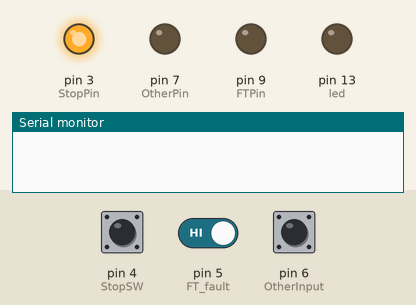
Simulated run of this sketch. Board: Arduino Uno, built with avr-gcc and run on an emulated ATmega328P. Shown: output pins drawn as LEDs (lit = HIGH), the last lines printed to the serial monitor. Dashed ring = blinking. Inputs (shaded band) come from the test bench; at power-on: pin 4 (StopSW) LOW, pin 5 (FT_fault) HIGH, pin 6 (OtherInput) HIGH.

Above: at 1.4 s.
1.5 s: pin 4 (StopSW) pulled HIGH for 0.15 s
At 1.86 s:
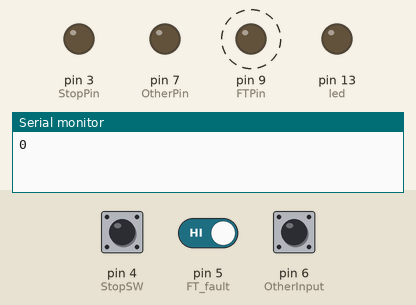
4.5 s: pin 5 (FT_fault) driven LOW
At 5.4 s:
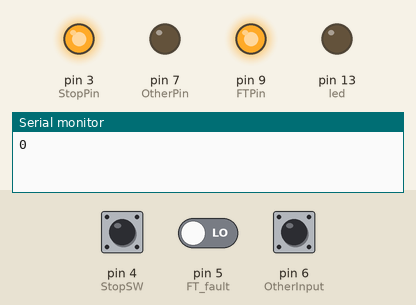
6.0 s: pin 4 (StopSW) pulled HIGH for 3.2 s
At 9.26 s:
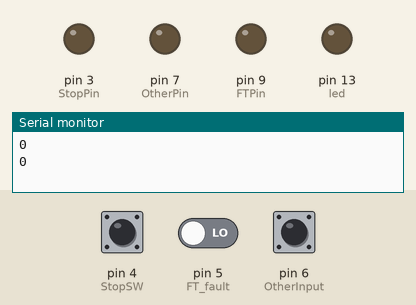
Timing chart, 0 to 10.8 s (numbered marks = the images above; inputs shaded):
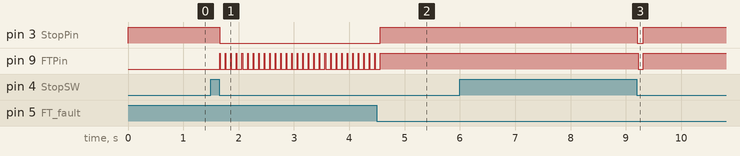

Measured:
- after the input at 1.5 s, pin 3 (StopPin): HIGH → LOW after 0.16 s; pin 9 (FTPin): alternates HIGH for 0.01 s and LOW for 0.09 s, starting after 0.16 s
- after the input at 4.5 s, pin 3 (StopPin): LOW → HIGH after 0.06 s; pin 9 (FTPin): goes on until 4.6 s, then stays HIGH
- after the input at 6.0 s, pin 3 (StopPin): HIGH → LOW after 3.2 s, → HIGH 0.10 s later; pin 9 (FTPin): HIGH → LOW after 3.2 s, → HIGH 0.09 s later

The sketch:

Loom_Simulator.ino
```cpp
/*
      Loom Simulator
*/

#define StopPin 3
#define OtherPin 7
#define FTPin 9
#define OtherInput 6
#define FT_fault 5
#define StopSW 4
#define led 13

#include <Bounce2.h>
Bounce2::Button Stopbutton = Bounce2::Button();

bool stopStatus = true;
void setup() {
  Serial.begin(9600);
  Stopbutton.attach(StopSW, INPUT);  // USE EXTERNAL PULL-UP

  // DEBOUNCE INTERVAL IN MILLISECONDS
  Stopbutton.interval(10);
  Stopbutton.setPressedState(LOW);

  pinMode(OtherInput, INPUT);
  pinMode(FT_fault, INPUT);

  pinMode(led, OUTPUT);
  pinMode(FTPin, OUTPUT);
  pinMode(OtherPin, OUTPUT);
  pinMode(StopPin, OUTPUT);
  digitalWrite(StopPin, HIGH);
  digitalWrite(OtherPin, LOW);
  digitalWrite(FTPin, LOW);
  digitalWrite(led, LOW);
  delay(200);
}

void loop() {
  Stopbutton.update();
  if (Stopbutton.pressed()) {
    stopStatus = !stopStatus;
    Serial.println(stopStatus);
    if (stopStatus) {
      PORTD |= B00001000;   // Stop Pin HIGH
    } else {                // Machine Run State
      PORTD &= !B10000000;  // Other Pin LOW
      PORTB &= !B00000010;  // FT Pin LOW
      PORTD &= !B00001000;  // Stop Pin LOW
    }
  }
  else if (digitalRead(OtherInput) == 0 && stopStatus == 0) {
    stopStatus = true;
    PORTD |= B10001000;  // Stop Pin and Other Pin HIGH
    PORTB &= !B00000010;  // FT Pin LOW
  }
  else if (digitalRead(FT_fault) == 0 && stopStatus == 0) {
    stopStatus = true;
    PORTD &= !B10000000;  // Other Pin LOW
     PORTD |= B00001000;   // Stop Pin HIGH
    PORTB |= B00000010;   // FT Pin HIGH
  }

  if (stopStatus == 0) {  // Machine is Running !
    PORTB |= B00000010;   // FT Pin HIGH
    delay(10);
    PORTB &= !B00000010;  // FT Pin LOW
    delay(90);
  }
}

/*
Stopbutton.update();
  if (Stopbutton.pressed()) {
    stopStatus = !stopStatus;
    // Serial.println(stopStatus);
    if (stopStatus) {
      digitalWrite(StopPin, HIGH);
    } else {  // Machine Run State
      digitalWrite(OtherPin, LOW);
      digitalWrite(FTPin, LOW);
      digitalWrite(StopPin, LOW);
    }
  } else if (digitalRead(OtherInput) == 0 && stopStatus == 0) {
    stopStatus = true;
    digitalWrite(StopPin, HIGH);
    digitalWrite(OtherPin, HIGH);
    digitalWrite(FTPin, LOW);
  } else if (digitalRead(FT_fault) == 0 && stopStatus == 0) {
    stopStatus = true;
    digitalWrite(StopPin, HIGH);
    digitalWrite(OtherPin, LOW);
    digitalWrite(FTPin, HIGH);
  }

  if (stopStatus == 0) {  // Machine is Running !
    digitalWrite(FTPin, HIGH);
    delay(10);
    digitalWrite(FTPin, LOW);
    delay(90);
  }

*/
```
